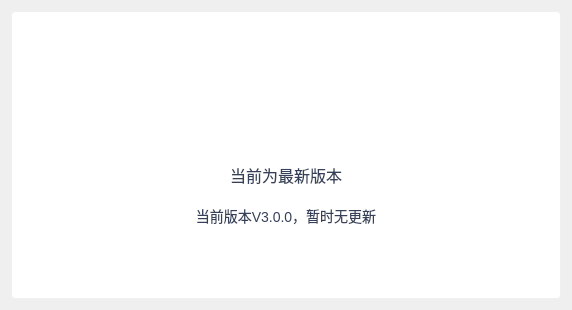
<?xml version="1.0" encoding="UTF-8"?>
<ui version="4.0">
 <class>updateTips</class>
 <widget class="QDialog" name="updateTips">
  <property name="geometry">
   <rect>
    <x>0</x>
    <y>0</y>
    <width>568</width>
    <height>306</height>
   </rect>
  </property>
  <property name="windowTitle">
   <string>Dialog</string>
  </property>
  <layout class="QVBoxLayout" name="verticalLayout">
   <item>
    <widget class="QWidget" name="widget" native="true">
     <property name="minimumSize">
      <size>
       <width>550</width>
       <height>288</height>
      </size>
     </property>
     <property name="styleSheet">
      <string notr="true">#widget{
background-color: rgb(255, 255, 255);
border-style:solid;
border-width:1px;
border-color:rgb(240,240,240);
border-radius:4px;
}</string>
     </property>
     <layout class="QVBoxLayout" name="verticalLayout_3">
      <property name="leftMargin">
       <number>10</number>
      </property>
      <property name="topMargin">
       <number>10</number>
      </property>
      <property name="rightMargin">
       <number>10</number>
      </property>
      <property name="bottomMargin">
       <number>10</number>
      </property>
      <item>
       <widget class="QWidget" name="widget_windowTitle" native="true">
        <property name="minimumSize">
         <size>
          <width>0</width>
          <height>40</height>
         </size>
        </property>
        <property name="maximumSize">
         <size>
          <width>16777215</width>
          <height>40</height>
         </size>
        </property>
        <property name="styleSheet">
         <string notr="true">background: transparent; </string>
        </property>
        <layout class="QHBoxLayout" name="horizontalLayout_2">
         <property name="leftMargin">
          <number>0</number>
         </property>
         <property name="topMargin">
          <number>0</number>
         </property>
         <property name="rightMargin">
          <number>0</number>
         </property>
         <property name="bottomMargin">
          <number>0</number>
         </property>
         <item>
          <spacer name="horizontalSpacer_2">
           <property name="orientation">
            <enum>Qt::Horizontal</enum>
           </property>
           <property name="sizeType">
            <enum>QSizePolicy::Maximum</enum>
           </property>
           <property name="sizeHint" stdset="0">
            <size>
             <width>623</width>
             <height>20</height>
            </size>
           </property>
          </spacer>
         </item>
         <item>
          <layout class="QHBoxLayout" name="horizontalLayout">
           <property name="spacing">
            <number>0</number>
           </property>
           <item>
            <widget class="QPushButton" name="pushButton_close">
             <property name="minimumSize">
              <size>
               <width>30</width>
               <height>30</height>
              </size>
             </property>
             <property name="maximumSize">
              <size>
               <width>30</width>
               <height>30</height>
              </size>
             </property>
             <property name="styleSheet">
              <string notr="true">QPushButton:hover { 
background-color:rgb(242, 113, 113); 
image: url(:/png/closeW.png)15 0 0 0;
}
QPushButton { 
image: url(:/png/close.png)15 0 0 0;
border-width:0;
border-style:outset;
background-color:transparent;
border-radius:2px;
}
</string>
             </property>
             <property name="text">
              <string/>
             </property>
            </widget>
           </item>
          </layout>
         </item>
        </layout>
       </widget>
      </item>
      <item>
       <widget class="QWidget" name="widget_2" native="true">
        <layout class="QVBoxLayout" name="verticalLayout_2">
         <property name="spacing">
          <number>0</number>
         </property>
         <property name="leftMargin">
          <number>0</number>
         </property>
         <property name="topMargin">
          <number>30</number>
         </property>
         <property name="rightMargin">
          <number>0</number>
         </property>
         <property name="bottomMargin">
          <number>50</number>
         </property>
         <item>
          <layout class="QHBoxLayout" name="horizontalLayout_3">
           <item>
            <spacer name="horizontalSpacer">
             <property name="orientation">
              <enum>Qt::Horizontal</enum>
             </property>
             <property name="sizeHint" stdset="0">
              <size>
               <width>40</width>
               <height>20</height>
              </size>
             </property>
            </spacer>
           </item>
           <item>
            <widget class="QLabel" name="label">
             <property name="minimumSize">
              <size>
               <width>50</width>
               <height>50</height>
              </size>
             </property>
             <property name="maximumSize">
              <size>
               <width>50</width>
               <height>50</height>
              </size>
             </property>
             <property name="styleSheet">
              <string notr="true">image: url(:/png/updateGet.png);</string>
             </property>
             <property name="text">
              <string/>
             </property>
            </widget>
           </item>
           <item>
            <spacer name="horizontalSpacer_3">
             <property name="orientation">
              <enum>Qt::Horizontal</enum>
             </property>
             <property name="sizeHint" stdset="0">
              <size>
               <width>40</width>
               <height>20</height>
              </size>
             </property>
            </spacer>
           </item>
          </layout>
         </item>
         <item>
          <widget class="QLabel" name="label_2">
           <property name="minimumSize">
            <size>
             <width>0</width>
             <height>36</height>
            </size>
           </property>
           <property name="maximumSize">
            <size>
             <width>16777215</width>
             <height>36</height>
            </size>
           </property>
           <property name="styleSheet">
            <string notr="true">font-size:16px;
color: rgba(54, 65, 89, 1);</string>
           </property>
           <property name="text">
            <string>当前为最新版本</string>
           </property>
           <property name="alignment">
            <set>Qt::AlignCenter</set>
           </property>
          </widget>
         </item>
         <item>
          <widget class="QLabel" name="label_ver">
           <property name="minimumSize">
            <size>
             <width>0</width>
             <height>36</height>
            </size>
           </property>
           <property name="maximumSize">
            <size>
             <width>16777215</width>
             <height>36</height>
            </size>
           </property>
           <property name="styleSheet">
            <string notr="true">font-size:14px;
color: rgba(54, 65, 89, 1);</string>
           </property>
           <property name="text">
            <string>当前版本V3.0.0，暂时无更新</string>
           </property>
           <property name="alignment">
            <set>Qt::AlignCenter</set>
           </property>
          </widget>
         </item>
        </layout>
       </widget>
      </item>
     </layout>
    </widget>
   </item>
  </layout>
 </widget>
 <resources/>
 <connections/>
</ui>
